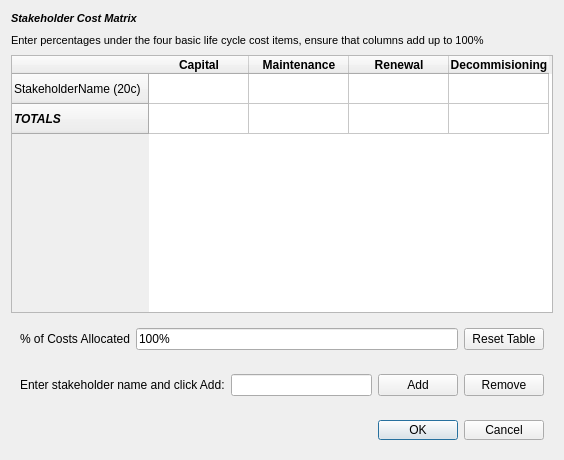
<?xml version="1.0" encoding="UTF-8"?>
<ui version="4.0">
 <class>AllocateStakeholders</class>
 <widget class="QDialog" name="AllocateStakeholders">
  <property name="geometry">
   <rect>
    <x>0</x>
    <y>0</y>
    <width>564</width>
    <height>460</height>
   </rect>
  </property>
  <property name="windowTitle">
   <string>Define and Allocate Stakeholder Costs</string>
  </property>
  <layout class="QVBoxLayout" name="verticalLayout">
   <item>
    <widget class="QLabel" name="demand_down_title">
     <property name="enabled">
      <bool>true</bool>
     </property>
     <property name="minimumSize">
      <size>
       <width>0</width>
       <height>16</height>
      </size>
     </property>
     <property name="maximumSize">
      <size>
       <width>16777215</width>
       <height>16</height>
      </size>
     </property>
     <property name="text">
      <string>&lt;!DOCTYPE HTML PUBLIC &quot;-//W3C//DTD HTML 4.0//EN&quot; &quot;http://www.w3.org/TR/REC-html40/strict.dtd&quot;&gt;
&lt;html&gt;&lt;head&gt;&lt;meta name=&quot;qrichtext&quot; content=&quot;1&quot; /&gt;&lt;style type=&quot;text/css&quot;&gt;
p, li { white-space: pre-wrap; }
&lt;/style&gt;&lt;/head&gt;&lt;body style=&quot; font-family:'MS Shell Dlg 2'; font-size:8pt; font-weight:400; font-style:normal;&quot;&gt;
&lt;p style=&quot; margin-top:0px; margin-bottom:0px; margin-left:0px; margin-right:0px; -qt-block-indent:0; text-indent:0px;&quot;&gt;&lt;span style=&quot; font-weight:600; font-style:italic;&quot;&gt;Stakeholder Cost Matrix&lt;/span&gt;&lt;/p&gt;&lt;/body&gt;&lt;/html&gt;</string>
     </property>
    </widget>
   </item>
   <item>
    <widget class="QLabel" name="demand_down_title_2">
     <property name="enabled">
      <bool>true</bool>
     </property>
     <property name="minimumSize">
      <size>
       <width>0</width>
       <height>16</height>
      </size>
     </property>
     <property name="maximumSize">
      <size>
       <width>16777215</width>
       <height>16</height>
      </size>
     </property>
     <property name="text">
      <string>&lt;!DOCTYPE HTML PUBLIC &quot;-//W3C//DTD HTML 4.0//EN&quot; &quot;http://www.w3.org/TR/REC-html40/strict.dtd&quot;&gt;
&lt;html&gt;&lt;head&gt;&lt;meta name=&quot;qrichtext&quot; content=&quot;1&quot; /&gt;&lt;style type=&quot;text/css&quot;&gt;
p, li { white-space: pre-wrap; }
&lt;/style&gt;&lt;/head&gt;&lt;body style=&quot; font-family:'MS Shell Dlg 2'; font-size:8pt; font-weight:400; font-style:normal;&quot;&gt;
&lt;p style=&quot; margin-top:0px; margin-bottom:0px; margin-left:0px; margin-right:0px; -qt-block-indent:0; text-indent:0px;&quot;&gt;Enter percentages under the four basic life cycle cost items, ensure that columns add up to 100%&lt;/p&gt;&lt;/body&gt;&lt;/html&gt;</string>
     </property>
    </widget>
   </item>
   <item>
    <widget class="QTableWidget" name="tableWidget">
     <row>
      <property name="text">
       <string>StakeholderName (20c)</string>
      </property>
     </row>
     <row>
      <property name="text">
       <string>TOTALS</string>
      </property>
      <property name="font">
       <font>
        <weight>75</weight>
        <italic>true</italic>
        <bold>true</bold>
       </font>
      </property>
     </row>
     <column>
      <property name="text">
       <string>Capital</string>
      </property>
      <property name="font">
       <font>
        <weight>75</weight>
        <bold>true</bold>
       </font>
      </property>
     </column>
     <column>
      <property name="text">
       <string>Maintenance</string>
      </property>
      <property name="font">
       <font>
        <weight>75</weight>
        <bold>true</bold>
       </font>
      </property>
     </column>
     <column>
      <property name="text">
       <string>Renewal</string>
      </property>
      <property name="font">
       <font>
        <weight>75</weight>
        <bold>true</bold>
       </font>
      </property>
     </column>
     <column>
      <property name="text">
       <string>Decommisioning</string>
      </property>
      <property name="font">
       <font>
        <weight>75</weight>
        <bold>true</bold>
       </font>
      </property>
     </column>
    </widget>
   </item>
   <item>
    <widget class="QWidget" name="widget_2" native="true">
     <property name="minimumSize">
      <size>
       <width>0</width>
       <height>40</height>
      </size>
     </property>
     <layout class="QHBoxLayout" name="horizontalLayout">
      <item>
       <widget class="QLabel" name="avg_lbl">
        <property name="text">
         <string>&lt;html&gt;&lt;head/&gt;&lt;body&gt;&lt;p&gt;% of Costs Allocated&lt;/p&gt;&lt;/body&gt;&lt;/html&gt;</string>
        </property>
       </widget>
      </item>
      <item>
       <widget class="QLineEdit" name="avg_box">
        <property name="acceptDrops">
         <bool>false</bool>
        </property>
        <property name="text">
         <string>100%</string>
        </property>
        <property name="readOnly">
         <bool>true</bool>
        </property>
       </widget>
      </item>
      <item>
       <widget class="QPushButton" name="pushButton_3">
        <property name="text">
         <string>Reset Table</string>
        </property>
       </widget>
      </item>
     </layout>
    </widget>
   </item>
   <item>
    <widget class="QWidget" name="widget_4" native="true">
     <property name="minimumSize">
      <size>
       <width>0</width>
       <height>40</height>
      </size>
     </property>
     <layout class="QHBoxLayout" name="horizontalLayout_2">
      <item>
       <widget class="QLabel" name="avg_lbl_2">
        <property name="text">
         <string>&lt;html&gt;&lt;head/&gt;&lt;body&gt;&lt;p&gt;Enter stakeholder name and click Add:&lt;/p&gt;&lt;/body&gt;&lt;/html&gt;</string>
        </property>
       </widget>
      </item>
      <item>
       <widget class="QLineEdit" name="lineEdit">
        <property name="maxLength">
         <number>20</number>
        </property>
       </widget>
      </item>
      <item>
       <widget class="QPushButton" name="pushButton">
        <property name="text">
         <string>Add</string>
        </property>
       </widget>
      </item>
      <item>
       <widget class="QPushButton" name="pushButton_2">
        <property name="text">
         <string>Remove</string>
        </property>
       </widget>
      </item>
     </layout>
    </widget>
   </item>
   <item>
    <widget class="QWidget" name="footer_widget" native="true">
     <property name="minimumSize">
      <size>
       <width>0</width>
       <height>38</height>
      </size>
     </property>
     <property name="maximumSize">
      <size>
       <width>16777215</width>
       <height>38</height>
      </size>
     </property>
     <layout class="QHBoxLayout" name="horizontalLayout_7">
      <item>
       <widget class="QDialogButtonBox" name="button_Box">
        <property name="orientation">
         <enum>Qt::Horizontal</enum>
        </property>
        <property name="standardButtons">
         <set>QDialogButtonBox::Cancel|QDialogButtonBox::Ok</set>
        </property>
       </widget>
      </item>
     </layout>
    </widget>
   </item>
  </layout>
 </widget>
 <resources/>
 <connections>
  <connection>
   <sender>button_Box</sender>
   <signal>accepted()</signal>
   <receiver>AllocateStakeholders</receiver>
   <slot>accept()</slot>
   <hints>
    <hint type="sourcelabel">
     <x>196</x>
     <y>455</y>
    </hint>
    <hint type="destinationlabel">
     <x>141</x>
     <y>229</y>
    </hint>
   </hints>
  </connection>
  <connection>
   <sender>button_Box</sender>
   <signal>rejected()</signal>
   <receiver>AllocateStakeholders</receiver>
   <slot>reject()</slot>
   <hints>
    <hint type="sourcelabel">
     <x>141</x>
     <y>431</y>
    </hint>
    <hint type="destinationlabel">
     <x>141</x>
     <y>229</y>
    </hint>
   </hints>
  </connection>
 </connections>
</ui>
